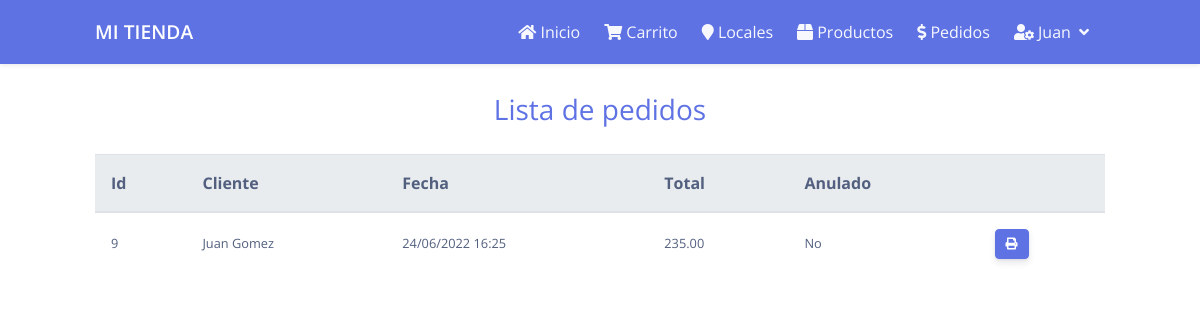
/orders (signed in), run on the app's committed database.
### tables this page shows
CREATE TABLE `orders` (
  `id` int(10) NOT NULL,
  `client_id` int(10) NOT NULL,
  `date` datetime NOT NULL,
  `total` decimal(10,2) NOT NULL,
  `annulled` int(1) NOT NULL DEFAULT 0
);

CREATE TABLE `users` (
  `id` int(10) NOT NULL,
  `name` varchar(255) NOT NULL,
  `last_name` varchar(255) NOT NULL,
  `email` varchar(255) NOT NULL,
  `password` varchar(255) NOT NULL,
  `role` enum('client','admin') NOT NULL,
  `online` int(1) DEFAULT 0,
  `local_id` int(10) DEFAULT 1
);

### app/controllers/OrderController.php (called while the page is built, shortened)
<?php
class OrderController extends Controller {
	public function index(){
		$db = DB::getInstance();
		$orders = $db->getAll('orders');
		$this->view('orders/index', true, compact('orders'));
	}
}

### app/routes.php (called while the page is built)
<?php
require_once './core/Router.php';
$router = new Router();
$router->get('/', 'HomeController@index');
$router->post('/', 'HomeController@local');
$router->get('/cart', 'CartController@index');
$router->get('/cart/add/{id}', 'CartController@store');
$router->post('/cart/update', 'CartController@update');
$router->post('/cart/remove', 'CartController@remove');
$router->get('/cart/clear', 'CartController@clear');
$router->get('/checkout', 'HomeController@checkout');
$router->get('/login', 'AuthController@loginForm');
$router->post('/login', 'AuthController@login');
$router->post('/register', 'AuthController@register');
$router->get('/logout', 'AuthController@logout');
$router->get('/history', 'HomeController@history');
$router->get('/products', 'ProductController@index');
$router->get('/products/create', 'ProductController@create');
$router->post('/products/create', 'ProductController@store');
$router->post('/product/{id}/destroy', 'ProductController@destroy');
$router->get('/product/{id}', 'ProductController@edit');
$router->post('/product/{id}', 'ProductController@update');
$router->get('/locales', 'LocalController@index');
$router->get('/locales/create', 'LocalController@create');
$router->post('/locales/create', 'LocalController@store');
$router->post('/local/{id}/destroy', 'LocalController@destroy');
$router->get('/local/{id}', 'LocalController@edit');
$router->post('/local/{id}', 'LocalController@update');
$router->get('/orders', 'OrderController@index');
$router->get('/order/{id}/annul', 'OrderController@annul');
$router->get('/order/{id}', 'OrderController@show');
$router->set404('HomeController@error');
$router->run();

### index.php (called while the page is built, shortened)
<?php
require_once './core/helpers.php';
require_once './app/routes.php';

### core/DB.php (called while the page is built, shortened)
<?php
class DB{
	private static $_instance = null;
	public $_pdo, $_query, $_error = false, $_result, $_count = 0, $_lastInsertID = null;
	public function __construct(){
		try{
			$this->_pdo = new PDO('mysql:host=' . DB_HOST . ';dbname=' . DB_NAME .';charset=utf8mb4', DB_USER, DB_PASSWORD);
		} catch(PDOException $e){
			die($e->getMessage());
		}
	}
	public static function getInstance(){
		if(!isset(self::$_instance)){
			self::$_instance = new DB();
		}
		return self::$_instance;
	}
	public function query($sql, $params = []){
		if($this->_query = $this->_pdo->prepare($sql)){
			if($this->_query->execute()){
				$this->_result = $this->_query->fetchAll(PDO::FETCH_OBJ);
				$this->_count = $this->_query->rowCount();
			}else{
				$this->_error = true;
			}
		}
		return $this;
	}
	public function getAll($table,$order = 'asc',$limit = null){
		if($limit){
			$sql = "SELECT * FROM {$table} ORDER BY id {$order} LIMIT $limit";
		}else{
			$sql = "SELECT * FROM {$table} ORDER BY id {$order}";
		}
		if($this->query($sql)->count()){
			return $this->results();
		}else{
			return false;
		}
	}
	public function find($table, $col, $value){
		if(count($this->query("SELECT * FROM {$table} WHERE $col = '{$value}'")->results()) >= 1){
			return $this->first();
		}
		else{
			return false;
		}
	}
	public function results(){
		return $this->_result;
	}
	public function first(){
		if($this->results()){
			return $this->_result[0];
		}
		return false;
	}
	public function count(){
		return $this->_count;
	}
}

### core/helpers.php (called while the page is built, shortened)
<?php
function url($url = '/'){
	return BASE_PATH . $url;
}
function formatDate($date){
	return date('d/m/Y H:i', strtotime($date));
}

### app/views/orders/index.php (the view)
<div class="row">
	<div class="col-md-12">
		<h3 class="text-primary text-center mb-4">
			Lista de pedidos
		</h3>
		<div class="table-responsive">
			<table class="table">
				<thead class="thead-light">
					<tr>
						<th>Id</th>
						<th>Cliente</th>
						<th>Fecha</th>
						<th>Total</th>
						<th>Anulado</th>
						<th></th>
					</tr>
				</thead>
				<tbody>
					<?php $db = DB::getInstance(); ?>
					<?php foreach($orders as $order): ?>
					<tr>
						<td><?= $order->id ?></td>
						<td>
							<?php
							$user = $db->find('users', 'id', $order->client_id);
							echo $user->name.' '.$user->last_name;
							?>
						</td>
						<td><?= formatDate($order->date) ?></td>
						<td><?= $order->total ?></td>
						<td><?= $order->annulled == 1 ? 'Si' : 'No' ?></td>
						<td>
							<div class="d-flex gap-2">
								<a href="<?= url('/order/'.$order->id) ?>" class="btn btn-primary btn-sm"><i class="fa fa-print"></i></a>
							</div>
						</td>
					</tr>
				<?php endforeach ?>
				</tbody>
			</table>
		</div>
	</div>
</div>

### core/Router.php (shortened to what this page needs)
<?php
class Router
{
    private $afterRoutes = [];
    private $baseRoute = '';
    private $serverBasePath;
    public function match($methods, $pattern, $fn)
    {
        $pattern = $this->baseRoute . '/' . trim($pattern, '/');
        $pattern = $this->baseRoute ? rtrim($pattern, '/') : $pattern;
        foreach (explode('|', $methods) as $method) {
            $this->afterRoutes[$method][] = [
                'pattern' => $pattern,
                'fn' => $fn,
            ];
        }
    }
    public function getRequestMethod()
    {
        $method = $_SERVER['REQUEST_METHOD'];
        return $method;
    }
    public function run($callback = null)
    {
        $this->requestedMethod = $this->getRequestMethod();
        $numHandled = 0;
        if (isset($this->afterRoutes[$this->requestedMethod])) {
            $numHandled = $this->handle($this->afterRoutes[$this->requestedMethod], true);
        }
        return $numHandled !== 0;
    }
    private function handle($routes, $quitAfterRun = false)
    {
        $numHandled = 0;
        $uri = $this->getCurrentUri();
        foreach ($routes as $route) {
            $route['pattern'] = preg_replace('/\/{(.*?)}/', '/(.*?)', $route['pattern']);
            if (preg_match_all('#^' . $route['pattern'] . '$#', $uri, $matches, PREG_OFFSET_CAPTURE)) {
                $matches = array_slice($matches, 1);
                $params = array_map(function ($match, $index) use ($matches) {
                    if (isset($matches[$index + 1]) && isset($matches[$index + 1][0]) && is_array($matches[$index + 1][0])) {
                        return trim(substr($match[0][0], 0, $matches[$index + 1][0][1] - $match[0][1]), '/');
                    }
                    return isset($match[0][0]) ? trim($match[0][0], '/') : null;
                }, $matches, array_keys($matches));
                $this->invoke($route['fn'], $params);
                ++$numHandled;
                if ($quitAfterRun) {
                    break;
                }
            }
        }
        return $numHandled;
    }
    private function invoke($fn, $params = [])
    {
        if (is_callable($fn)) {
            call_user_func_array($fn, $params);
        }
        elseif (stripos($fn, '@') !== false) {
            list($controller, $method) = explode('@', $fn);
            if (class_exists($controller)) {
                if (call_user_func_array([new $controller(), $method], $params) === false) {
                    if (forward_static_call_array([$controller, $method], $params) === false);
                }
            }
        }
    }
    public function getCurrentUri()
    {
        $uri = substr(rawurldecode($_SERVER['REQUEST_URI']), strlen($this->getBasePath()));
        return '/' . trim($uri, '/');
    }
    public function getBasePath()
    {
        if ($this->serverBasePath === null) {
            $this->serverBasePath = implode('/', array_slice(explode('/', $_SERVER['SCRIPT_NAME']), 0, -1)) . '/';
        }
        return $this->serverBasePath;
    }
}

### assets/css/style.css (style rules this page uses)
.table td { vertical-align: middle; font-size: 0.80em; }
.btn { padding: 0.30rem 0.6rem; }
th { vertical-align: middle !important; }

### data on the page
orders: id "9", client.name "Juan", client.last_name "Gomez", date "24/06/2022 16:25", total "235.00", annulled "No"
